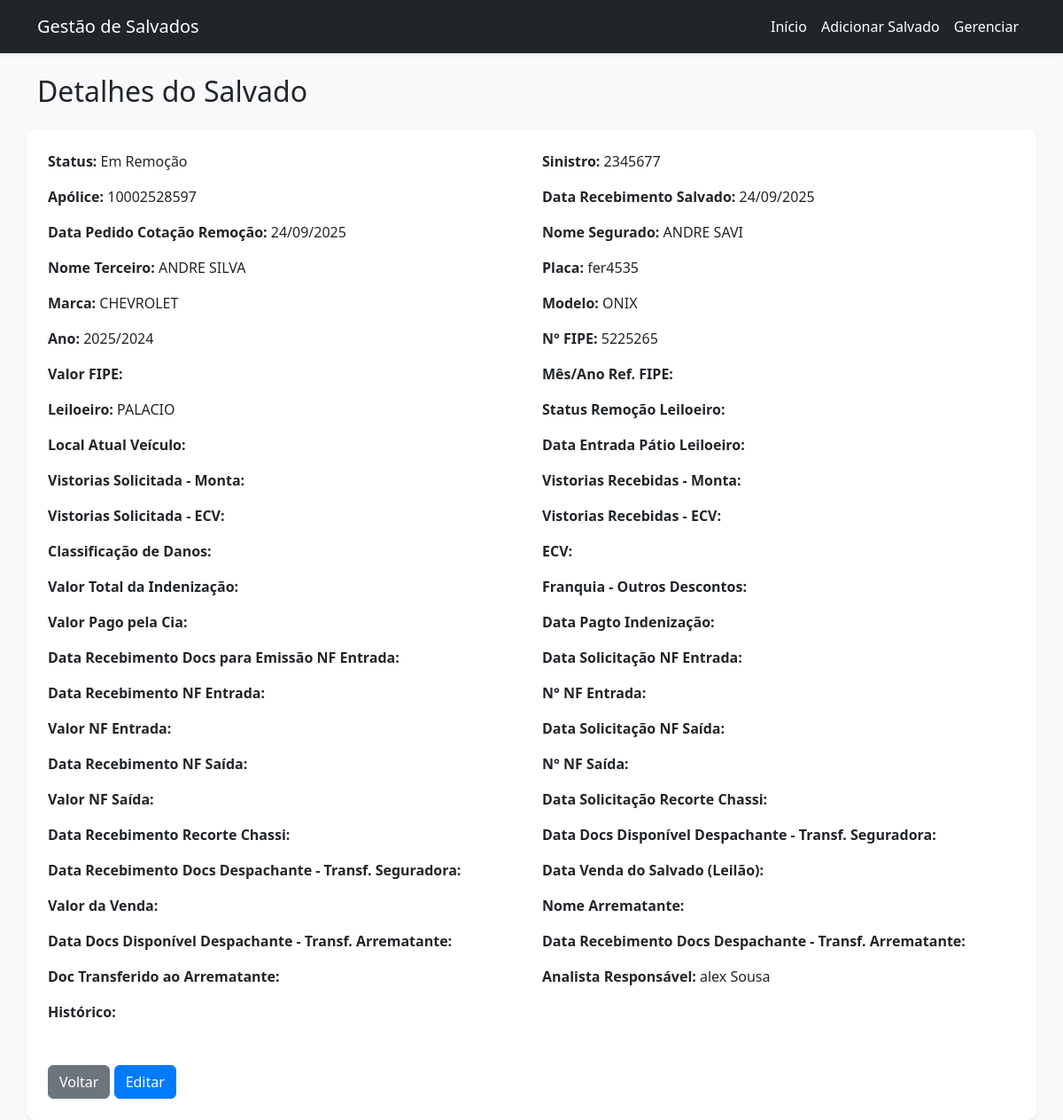
The app's page /detalhes/2 with its own data.
### tables this page shows
CREATE TABLE salvados (
                id INTEGER PRIMARY KEY AUTOINCREMENT,
                status TEXT,
                sinistro TEXT,
                apolice TEXT,
                data_recebimento_salvado DATE,
                data_pedido_cotacao_remocao DATE,
                nome_segurado TEXT,
                nome_terceiro TEXT,
                placa TEXT,
                marca TEXT,
                modelo TEXT,
                ano TEXT,
                n_fipe TEXT,
                valor_fipe REAL,
                mes_ano_ref_fipe TEXT,
                leiloeiro TEXT,
                status_remocao_leiloeiro TEXT,
                local_atual_veiculo TEXT,
                data_entrada_patio_leiloeiro DATE,
                vistorias_solicitada_monta DATE,
                vistorias_recebidas_monta DATE,
                vistorias_solicitada_ecv DATE,
                vistorias_recebidas_ecv DATE,
                classificacao_danos TEXT,
                ecv TEXT,
                valor_total_indenizacao REAL,
                franquia_outros_descontos REAL,
                valor_pago_pela_cia REAL,
                data_pagto_indenizacao DATE,
                data_recebimento_docs_nf_entrada DATE,
                data_solicitacao_nf_entrada DATE,
                data_recebimento_nf_entrada DATE,
                n_nf_entrada TEXT,
                valor_nf_entrada REAL,
                data_solicitacao_nf_saida DATE,
                data_recebimento_nf_saida DATE,
                n_nf_saida TEXT,
                valor_nf_saida REAL,
                data_solicitacao_recorte_chassi DATE,
                data_recebimento_recorte_chassi DATE,
                data_docs_disponivel_transf_seguradora DATE,
                data_recebimento_docs_transf_seguradora DATE,
                data_venda_salvado DATE,
                valor_venda REAL,
                nome_arrematante TEXT,
                data_docs_disponivel_transf_arrematante DATE,
                data_recebimento_docs_transf_arrematante DATE,
                doc_transferido_arrematante TEXT,
                analista_responsavel TEXT,
                historico TEXT
            );

### app.py (the view)
@app.route('/detalhes/<int:id>')
def detalhes(id):
    salvado = db.get_salvado_by_id(id)
    if salvado:
        return render_template('salvado_detalhes.html', salvado=salvado)
    return redirect(url_for('index'))

### app.py (called while the page is built)
def strftime_filter(value, format_string):
    if value and isinstance(value, (datetime, str)):
        if isinstance(value, str):
            try:
                value = datetime.strptime(value, '%Y-%m-%d')
            except ValueError:
                return value
        return value.strftime(format_string)
    return ''

### models.py (called while the page is built)
    def get_salvado_by_id(self, id):
        cursor = self.conn.cursor()
        cursor.execute('SELECT * FROM salvados WHERE id=?', (id,))
        row = cursor.fetchone()
        if row:
            return Salvado(*row)
        return None

### templates/salvado_detalhes.html (shortened to what this page needs)
{% extends "base.html" %}
{% block content %}
<h2 class="mb-4  container mt-4">Detalhes do Salvado</h2>
<div class="card p-4 shadow-sm  container mt-4">
    <div class="row">
        <div class="col-md-6 mb-3">
            <strong>Status:</strong> {{ salvado.status }}
        </div>
        <div class="col-md-6 mb-3">
            <strong>Sinistro:</strong> {{ salvado.sinistro }}
        </div>
        <div class="col-md-6 mb-3">
            <strong>Apólice:</strong> {{ salvado.apolice }}
        </div>
        <div class="col-md-6 mb-3">
            <strong>Data Recebimento Salvado:</strong> {{
            salvado.data_recebimento_salvado|default('')|strftime('%d/%m/%Y') if salvado.data_recebimento_salvado else
            '' }}
        </div>
        <div class="col-md-6 mb-3">
            <strong>Data Pedido Cotação Remoção:</strong> {{
            salvado.data_pedido_cotacao_remocao|default('')|strftime('%d/%m/%Y') if salvado.data_pedido_cotacao_remocao
            else '' }}
        </div>
        <div class="col-md-6 mb-3">
            <strong>Nome Segurado:</strong> {{ salvado.nome_segurado }}
        </div>
        <div class="col-md-6 mb-3">
            <strong>Nome Terceiro:</strong> {{ salvado.nome_terceiro }}
        </div>
        <div class="col-md-6 mb-3">
            <strong>Placa:</strong> {{ salvado.placa }}
        </div>
        <div class="col-md-6 mb-3">
            <strong>Marca:</strong> {{ salvado.marca }}
        </div>
        <div class="col-md-6 mb-3">
            <strong>Modelo:</strong> {{ salvado.modelo }}
        </div>
        <div class="col-md-6 mb-3">
            <strong>Ano:</strong> {{ salvado.ano }}
        </div>
        <div class="col-md-6 mb-3">
            <strong>N° FIPE:</strong> {{ salvado.n_fipe }}
        </div>
        <div class="col-md-6 mb-3">
            <strong>Valor FIPE:</strong> {{ salvado.valor_fipe|currency if salvado.valor_fipe is not none else '' }}
        </div>
        <div class="col-md-6 mb-3">
            <strong>Mês/Ano Ref. FIPE:</strong> {{ salvado.mes_ano_ref_fipe|default('') }}
        </div>
        <div class="col-md-6 mb-3">
            <strong>Leiloeiro:</strong> {{ salvado.leiloeiro }}
        </div>
        <div class="col-md-6 mb-3">
            <strong>Status Remoção Leiloeiro:</strong> {{ salvado.status_remocao_leiloeiro }}
        </div>
        <div class="col-md-6 mb-3">
            <strong>Local Atual Veículo:</strong> {{ salvado.local_atual_veiculo }}
        </div>
        <div class="col-md-6 mb-3">
            <strong>Data Entrada Pátio Leiloeiro:</strong> {{
        </div>
        <div class="col-md-6 mb-3">
            <strong>Vistorias Solicitada - Monta:</strong> {{
        </div>
        <div class="col-md-6 mb-3">
            <strong>Vistorias Recebidas - Monta:</strong> {{
        </div>
        <div class="col-md-6 mb-3">
            <strong>Vistorias Solicitada - ECV:</strong> {{
        </div>
        <div class="col-md-6 mb-3">
            <strong>Vistorias Recebidas - ECV:</strong> {{
        </div>
        <div class="col-md-6 mb-3">
            <strong>Classificação de Danos:</strong> {{ salvado.classificacao_danos }}
        </div>
        <div class="col-md-6 mb-3">
            <strong>ECV:</strong> {{ salvado.ecv }}
        </div>
        <div class="col-md-6 mb-3">
            <strong>Valor Total da Indenização:</strong> {{ salvado.valor_total_indenizacao|currency if
        </div>
        <div class="col-md-6 mb-3">
            <strong>Franquia - Outros Descontos:</strong> {{ salvado.franquia_outros_descontos|currency if
        </div>
        <div class="col-md-6 mb-3">
            <strong>Valor Pago pela Cia:</strong> {{ salvado.valor_pago_pela_cia|currency if salvado.valor_pago_pela_cia
        </div>
        <div class="col-md-6 mb-3">
            <strong>Data Pagto Indenização:</strong> {{ salvado.data_pagto_indenizacao|default('')|strftime('%d/%m/%Y')
        </div>
        <div class="col-md-6 mb-3">
            <strong>Data Recebimento Docs para Emissão NF Entrada:</strong> {{
        </div>
        <div class="col-md-6 mb-3">
            <strong>Data Solicitação NF Entrada:</strong> {{
        </div>
        <div class="col-md-6 mb-3">
            <strong>Data Recebimento NF Entrada:</strong> {{
        </div>
        <div class="col-md-6 mb-3">
            <strong>N° NF Entrada:</strong> {{ salvado.n_nf_entrada }}
        </div>
        <div class="col-md-6 mb-3">
            <strong>Valor NF Entrada:</strong> {{ salvado.valor_nf_entrada|currency if salvado.valor_nf_entrada is not
        </div>
        <div class="col-md-6 mb-3">
            <strong>Data Solicitação NF Saída:</strong> {{
        </div>
        <div class="col-md-6 mb-3">
            <strong>Data Recebimento NF Saída:</strong> {{
        </div>
        <div class="col-md-6 mb-3">
            <strong>N° NF Saída:</strong> {{ salvado.n_nf_saida }}
        </div>
        <div class="col-md-6 mb-3">
            <strong>Valor NF Saída:</strong> {{ salvado.valor_nf_saida|currency if salvado.valor_nf_saida is not none
        </div>
        <div class="col-md-6 mb-3">
            <strong>Data Solicitação Recorte Chassi:</strong> {{
        </div>
        <div class="col-md-6 mb-3">
            <strong>Data Recebimento Recorte Chassi:</strong> {{
        </div>
        <div class="col-md-6 mb-3">
            <strong>Data Docs Disponível Despachante - Transf. Seguradora:</strong> {{
        </div>
        <div class="col-md-6 mb-3">
            <strong>Data Recebimento Docs Despachante - Transf. Seguradora:</strong> {{
        </div>
        <div class="col-md-6 mb-3">
            <strong>Data Venda do Salvado (Leilão):</strong> {{
        </div>
        <div class="col-md-6 mb-3">
            <strong>Valor da Venda:</strong> {{ salvado.valor_venda|currency if salvado.valor_venda is not none else ''
        </div>
        <div class="col-md-6 mb-3">
            <strong>Nome Arrematante:</strong> {{ salvado.nome_arrematante }}
        </div>
        <div class="col-md-6 mb-3">
            <strong>Data Docs Disponível Despachante - Transf. Arrematante:</strong> {{
        </div>
        <div class="col-md-6 mb-3">
            <strong>Data Recebimento Docs Despachante - Transf. Arrematante:</strong> {{
        </div>
        <div class="col-md-6 mb-3">
            <strong>Doc Transferido ao Arrematante:</strong> {{ salvado.doc_transferido_arrematante }}
        </div>
        <div class="col-md-6 mb-3">
            <strong>Analista Responsável:</strong> {{ salvado.analista_responsavel }}
        </div>
        <div class="col-md-12 mb-3">
            <strong>Histórico:</strong>
        </div>
    </div>
    <div class="mt-3">
        <a href="{{ url_for('index') }}" class="btn btn-secondary">Voltar</a>
        <a href="{{ url_for('atualizar', id=salvado.id) }}" class="btn btn-primary">Editar</a>
    </div>
</div>
{% endblock %}

### static/style.css (style rules this page uses)
body { background-color: #f8f9fa; font-family: 'Segoe UI', Tahoma, Geneva, Verdana, sans-serif; }
.card { border: none; border-radius: 10px; }
.btn-primary { background-color: #007bff; border-color: #007bff; transition: background-color 0.3s; }
body { overflow-x: hidden; }

### records on screen
salvados: status "Em Remoção", sinistro "2345677", apolice "10002528597", data_recebimento_salvado|strftime "24/09/2025", data_pedido_cotacao_remocao|strftime "24/09/2025", nome_segurado "ANDRE SAVI", nome_terceiro "ANDRE SILVA", placa "fer4535", marca "CHEVROLET", modelo "ONIX", ano "2025/2024", n_fipe "5225265", leiloeiro "PALACIO", analista_responsavel "alex Sousa"
